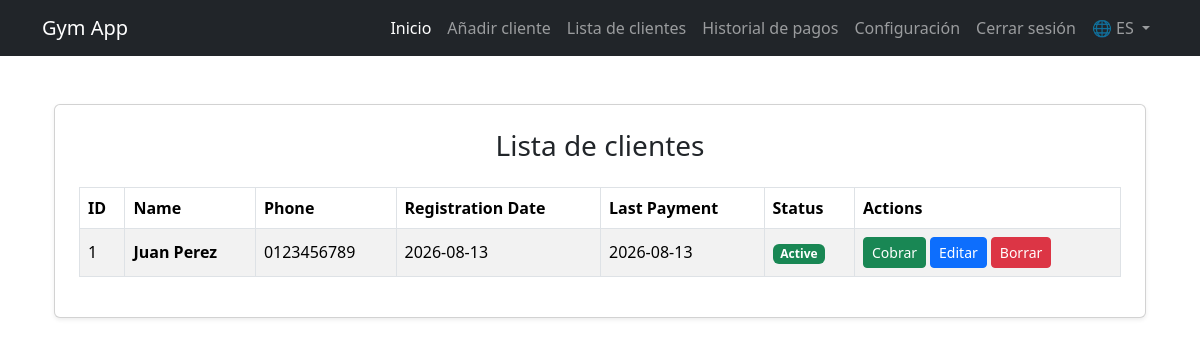
The page /clients (signed in) on the database its author committed.
### tables this page shows
CREATE TABLE clients (
    id INTEGER PRIMARY KEY AUTOINCREMENT,
    user_id INTEGER NOT NULL,
    name TEXT NOT NULL,
    phone TEXT,
    registration_date TEXT NOT NULL,
    status TEXT DEFAULT 'Active',
    FOREIGN KEY (user_id) REFERENCES users(id) ON DELETE CASCADE
);

### app.py (the view)
@app.route("/clients", methods=["GET"])
def clients():
    user_id = session.get("user_id")
    if not user_id:
        flash("You must log in in order to see the clients.", "error")
        return redirect("/login")
    conn = sqlite3.connect("gym.db")
    db = conn.cursor()
    raw_clients = db.execute("""
        SELECT c.id, c.name, c.phone, c.registration_date, MAX(p.payment_date)
        FROM clients c
        LEFT JOIN payments p ON c.id = p.client_id
        WHERE c.user_id = ?
        GROUP BY c.id
        ORDER BY c.id DESC
    """, (user_id,)).fetchall()
    conn.close()
    today = datetime.now().date()
    clients_list = []
    for client in raw_clients:
        client_id, name, phone, reg_date, last_payment = client
        if last_payment:
            payment_date = datetime.strptime(last_payment, "%Y-%m-%d").date()
            is_active = (today - payment_date).days <= 30
        else:
            is_active = False
        clients_list.append({
            "id": client_id,
            "name": name,
            "phone": phone,
            "registration_date": reg_date,
            "last_payment": last_payment or "No payments",
            "status": "Active" if is_active else "Overdue",
            "badge": "bg-success" if is_active else "bg-danger"
        })
    return render_template("clients.html", clients=clients_list)

### app.py (called while the page is built)
@app.context_processor
def inject_translations():
    def get_text(key):
        lang = session.get('lang', 'es')
        return TRANSLATIONS.get(lang, {}).get(key, key)
    return dict(get_text=get_text)

### templates/clients.html (shortened to what this page needs)
{% extends "layout.html" %}
{% block content %}
<div class="container mt-5">
    <div class="row justify-content-center">
        <div class="col-md col-lg">
            <div class="card shadow-sm p-4">
                <h3 class="text-center mb-4">{{ get_text('clients-list-title') }}</h3>
                <div class="table-responsive">
                    <table class="table table-striped table-bordered table-hover align-middle">
                        <thead>
                            <tr>
                                <th scope="col">ID</th>
                                <th scope="col">Name</th>
                                <th scope="col">Phone</th>
                                <th scope="col">Registration Date</th>
                                <th scope="col">Last Payment</th>
                                <th scope="col">Status</th>
                                <th scope="col">Actions</th>
                            </tr>
                        </thead>
                        <tbody>
                            {% for client in clients %}
                                <tr>
                                    <td>{{ client.id }}</td>
                                    <td class="fw-bold">{{ client.name }}</td>
                                    <td>{{ client.phone }}</td>
                                    <td>{{ client.registration_date }}</td>
                                    <td>{{ client.last_payment }}</td>
                                    <td>
                                        <span class="badge {{ client.badge }}">
                                            {{ client.status }}
                                        </span>
                                    </td>
                                    <td>
                                        <div class="d-flex gap-1 align-items-center">
                                            <a class="btn btn-success btn-sm" href="/payments/add/{{ client.id }}">{{ get_text('charge-btn') }}</a>
                                            <a class="btn btn-primary btn-sm" href="/clients/edit/{{ client.id }}">{{ get_text('edit-btn') }}</a>
                                            <form action="/clients/delete/{{ client.id }}" method="POST" class="d-inline" onsubmit="return confirm('Are you sure you want to delete {{ client.name }}?');">
                                                <button type="submit" class="btn btn-sm btn-danger text-white">
                                                     {{ get_text('delete-btn') }}
                                                </button>
                                            </form>
                                        </div>
                                    </td>
                                </tr>
                            {% else %}
                                <tr>
                                    <td colspan="7" class="text-center">No clients added yet.</td>
                                </tr>
                            {% endfor %}
                        </tbody>
                    </table>
                </div>
            </div>
        </div>
    </div>
</div>
{% endblock %}

### templates/layout.html (shortened to what this page needs)
<!DOCTYPE html>
<html lang="en">
<head>
    <link rel="stylesheet" href="{{ url_for('static', filename='css/main.css') }}">
    <link href="https://cdn.jsdelivr.net/npm/bootstrap@5.3.8/dist/css/bootstrap.min.css" rel="stylesheet">
</head>
<body>
    <nav class="navbar navbar-expand-lg bg-dark navbar-dark mb-4">
        <div class="container">
            <a class="navbar-brand">Gym App</a>
            <div class="collapse navbar-collapse" id="navbarNav">
                <ul class="navbar-nav ms-auto">
                    <li class="nav-item">
                        <a class="nav-link active" aria-current="page" href="/">{{ get_text('home-btn') }}</a>
                    </li>
                    {% if session.get("user_id") %}
                    <li class="nav-item">
                        <a class="nav-link" href="/clients/add">{{ get_text('add-client-btn') }}</a>
                    </li>
                    <li class="nav-item">
                        <a class="nav-link" href="/clients">{{ get_text('clients-list-btn') }}</a>
                    </li>
                    <li class="nav-item">
                        <a class="nav-link" href="/payments">{{ get_text('payment-history-btn') }}</a>
                    </li>
                    <li class="nav-item">
                        <a class="nav-link" href="/settings">{{ get_text('settings-btn') }}</a>
                    </li>
                    <li class="nav-item">
                        <a class="nav-link" href="/logout">{{ get_text('logout-btn') }}</a>
                    </li>
                    {% endif %}
                    <li class="nav-item dropdown">
                        <a class="nav-link dropdown-toggle" href="#" role="button" data-bs-toggle="dropdown" aria-expanded="false">
                            🌐 {{ 'ES' if session.get('lang', 'es') == 'es' else 'EN' }}
                        </a>
                    </li>
                </ul>
            </div>
        </div>
    </nav>
    <main class="container my-4">
        {% block content %}{% endblock %}
    </main>
</body>
</html>

### static/css/main.css (style rules this page uses)
body { background-color: #f8f9fa; font-family: system-ui, -apple-system, "Segoe UI", Roboto, sans-serif; }
.card { border-radius: 10px; transition: transform 0.2s ease-in-out; }

### rows shown on the page
clients: id "1", name "Juan Perez", phone "0123456789", registration_date "2026-08-13", last_payment "2026-08-13", status "Active", get_text "Cobrar", get_text "Editar", get_text "Borrar"

### other values the page prints
{{ get_text('home-btn') }} "Inicio"
{{ get_text('add-client-btn') }} "Añadir cliente"
{{ get_text('clients-list-btn') }} "Lista de clientes"
{{ get_text('payment-history-btn') }} "Historial de pagos"
{{ get_text('settings-btn') }} "Configuración"
{{ get_text('logout-btn') }} "Cerrar sesión"
{{ 'ES' if session.get('lang', 'es') == 'es' else 'EN' }} "ES"
{{ get_text('clients-list-title') }} "Lista de clientes"
